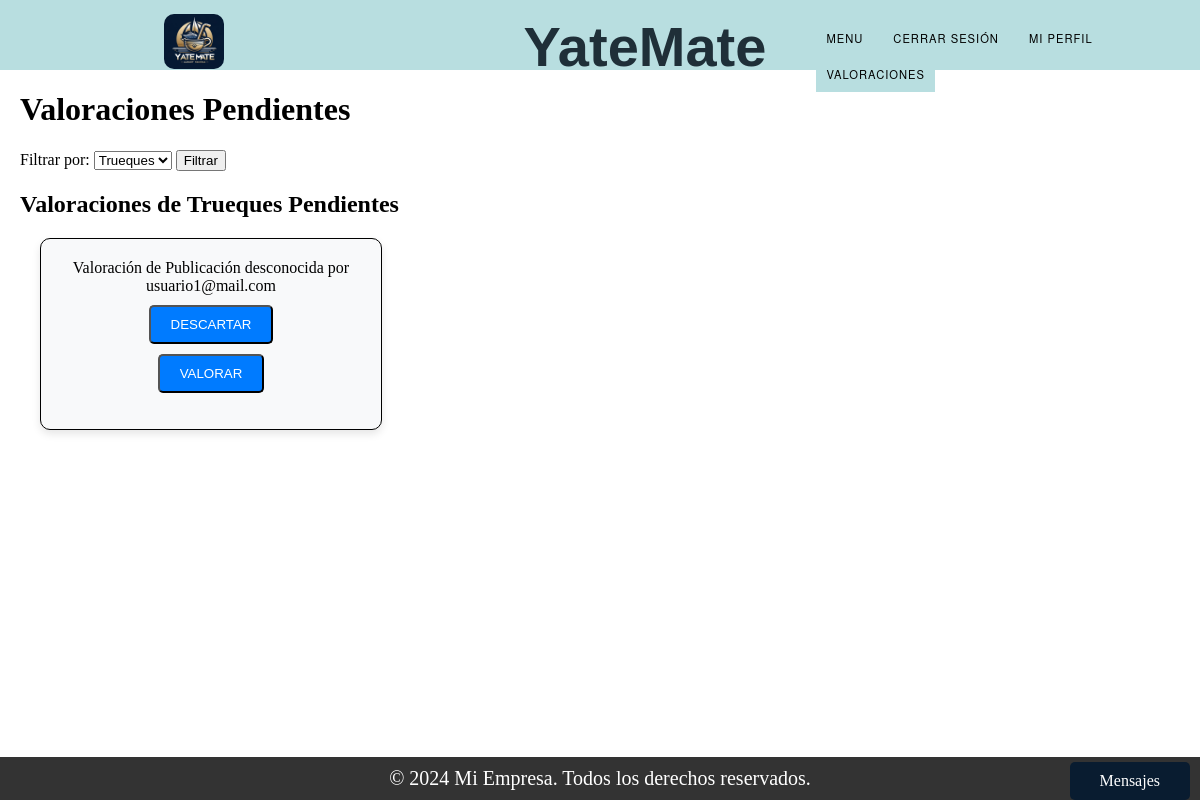
Before: /valoraciones_list_pendientes/ (signed in) with the older database file.
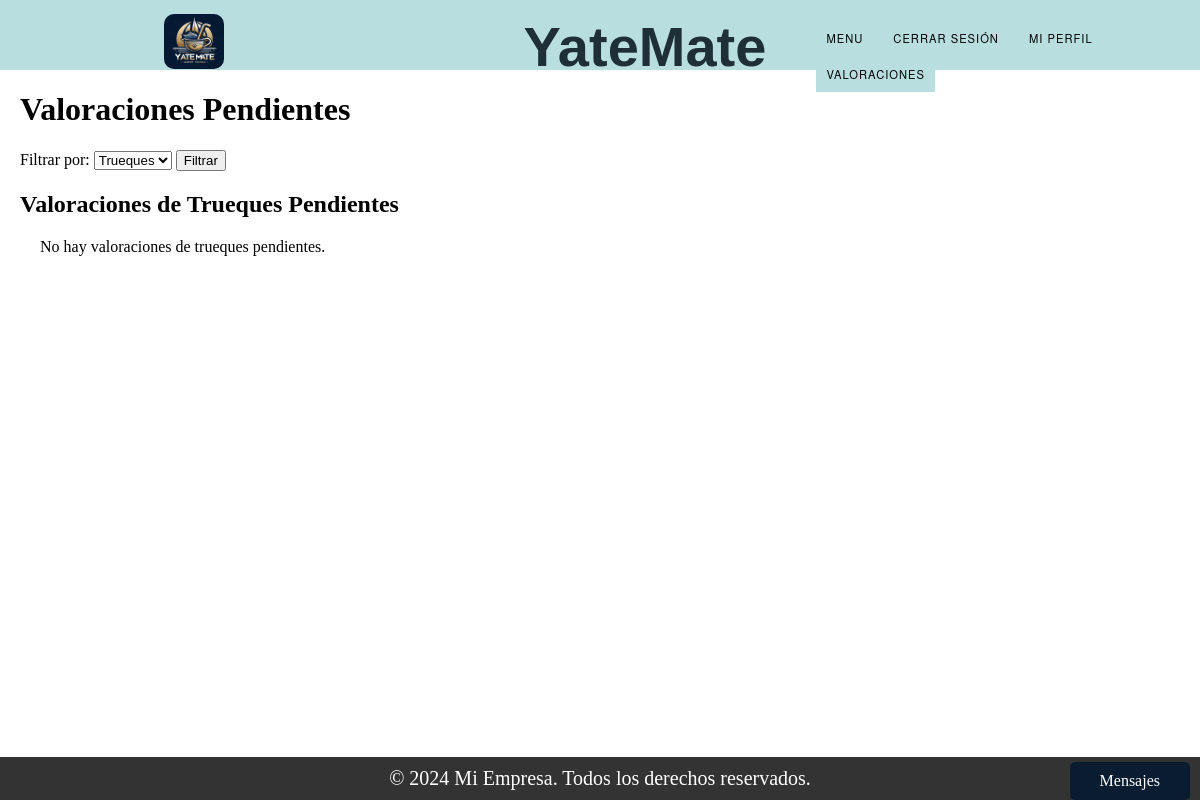
After: the same page with the newer database file.
### Valoracion/models.py (models this page shows, shortened)
class Valoracion_Trueque(models.Model):
    ESTADO_VALORACION_CHOICES = (
        ('Inicio', 'Inicio'),
        ('Proceso', 'Proceso'),
        ('Finalizado', 'Finalizado'),
    )
    TIPO_PUBLICACION_CHOICES = (
        ('ObjetoValioso', 'Objeto Valioso'),
        ('Embarcacion', 'Embarcación'),
    )
    tipo_publicacion = models.CharField(max_length=20, choices=TIPO_PUBLICACION_CHOICES)
    publicacion_objeto_valioso = models.ForeignKey(Publicacion_ObjetoValioso, on_delete=models.CASCADE, null=True, blank=True)
    publicacion_embarcacion = models.ForeignKey(Publicacion_Embarcacion, on_delete=models.CASCADE, null=True, blank=True)
    usuario = models.ForeignKey(User, on_delete=models.SET_NULL, null=True)
    estrellas = models.IntegerField()
    comentario = models.TextField()
    estado = models.CharField(max_length=50, choices=ESTADO_VALORACION_CHOICES)
    dueño = models.ForeignKey(User, on_delete=models.CASCADE, related_name='valoraciones_trueque')
    respuesta = models.TextField()
    def __str__(self):
        publicacion_str = self.get_publicacion_display()
        return f"Valoración de {publicacion_str} por {self.usuario}"
    def get_publicacion_display(self):
        if self.tipo_publicacion == 'ObjetoValioso' and self.publicacion_objeto_valioso:
            return f"Objeto Valioso: {self.publicacion_objeto_valioso}"
        elif self.tipo_publicacion == 'Embarcacion' and self.publicacion_embarcacion:
            return f"Embarcación: {self.publicacion_embarcacion}"
        else:
            return 'Publicación desconocida'

### Register/models.py (models this page shows)
class User(models.Model):
    TIPOS = (
        ('Administrador', 'Administrador'),
        ('Usuario', 'Usuario'),
        ('Cliente', 'Cliente'),
    )
    mail = models.CharField(max_length=150, unique=True)  # Nombre de usuario (email).
    tipo = models.CharField(max_length=20, choices=TIPOS)
    password = models.CharField(max_length=128)  # Contraseña.
    nombre = models.CharField(max_length=255)
    apellido = models.CharField(max_length=255)
    dni = models.CharField(max_length=20)
    fecha_expiracion_dni = models.DateField()
    nacionalidad = models.CharField(max_length=100)
    genero = models.CharField(max_length=10)
    domicilio = models.CharField(max_length=255)
    fecha_nacimiento = models.DateField()
    cuil_cuit = models.CharField(max_length=20)
    moroso = models.BooleanField(default=False)
    def __str__(self):
        return f'{self.mail}'

### Valoracion/views.py (the view)
# urls.py: path('valoraciones_list_pendientes/', views.valoraciones_list_pendientes, name='valoraciones_list_pendientes'),
def valoraciones_list_pendientes(request):
    usuario_id = request.session.get('user_id')
    usuario_tipo = request.session.get('user_type')
    valoraciones_trueque = Valoracion_Trueque.objects.filter(estado='Inicio', usuario_id=usuario_id)
    valoraciones_amarra = Valoracion_Amarra.objects.filter(estado='Inicio', usuario_id=usuario_id)
    filtro = request.GET.get('filtro', 'trueque')
    if filtro == 'trueque':
        valoraciones_trueque = valoraciones_trueque
        valoraciones_amarra = Valoracion_Amarra.objects.none()
    elif filtro == 'amarra':
        valoraciones_trueque = Valoracion_Trueque.objects.none()
        valoraciones_amarra = valoraciones_amarra
    contexto = {
        'valoraciones_trueque': valoraciones_trueque,
        'valoraciones_amarra': valoraciones_amarra,
        'filtro': filtro,
        'usuario_tipo': usuario_tipo,
    }
    return render(request, 'valoraciones_list_pendientes.html', contexto)

### Trueque/context_processors.py (called while the page is built)
def conversaciones_usuario(request):
    user_id = request.session.get('user_id')
    if user_id:
        conversaciones = Conversacion.objects.filter(Q(dueño_publicacion=user_id) | Q(solicitante=user_id))
        return {'conversaciones_usuario': conversaciones}
    else:
        return {'conversaciones_usuario': []}

### Valoracion/templates/valoraciones_list_pendientes.html (shortened to what this page needs)
{% extends "base.html" %}
{% block content %}
<div class="titulo-y-formulario">
    <h1>Valoraciones Pendientes</h1>
    <form method="GET">
        <label for="filtro">Filtrar por:</label>
        <select id="filtro" name="filtro">
            <option value="trueque" {% if filtro == "trueque" %}selected{% endif %}>Trueques</option>
        </select>
        <button type="submit">Filtrar</button>
    </form>
</div>
{% if filtro == "trueque" %}
    <h2 class="titulo-y-formulario">Valoraciones de Trueques Pendientes</h2>
    <ul class="valoraciones-container">
        {% for valoracion in valoraciones_trueque %}
            <li class="card">
                {{ valoracion }}
                <form method="POST" action="{% url 'eliminar_valoracion_trueque' valoracion.id %}">
                    <button type="submit" class="btn-card">DESCARTAR</button>
                </form>
                <form method="POST" action="{% url 'valorar_trueque' valoracion.id %}">
                    <button type="submit" class="btn-card">VALORAR</button>
                </form>
            </li>
        {% empty %}
            <li>
                No hay valoraciones de trueques pendientes.
            </li>
        {% endfor %}
    </ul>
{% endif %}
{% endblock %}

Changed rows visible on the page:
removed Valoracion_Trueque: tipo_publicacion+usuario "Valoración de Publicación desconocida por usuario1@mail.com"
Other visible differences:
text now shown: "No hay valoraciones de trueques pendientes."
